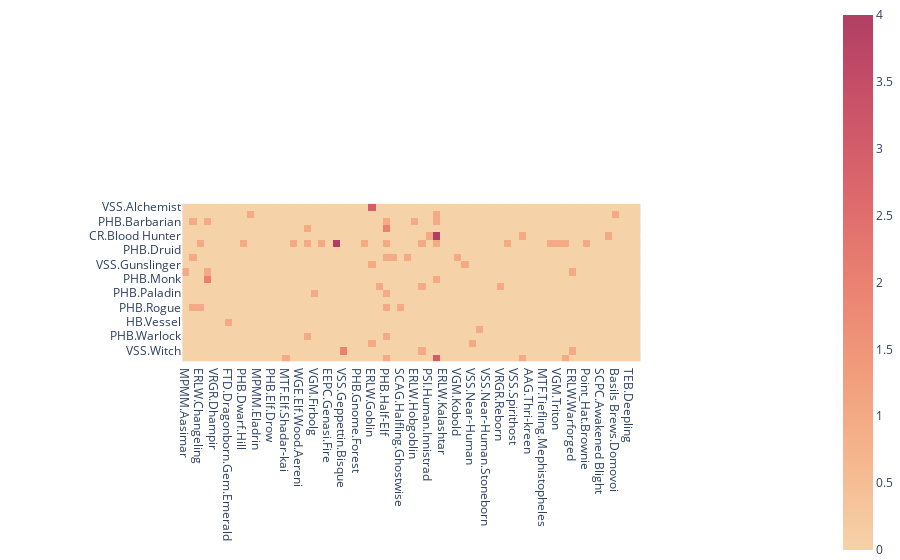

Write notebook code for a chart like this one.
### Code cell
Tab_Rac = pd.read_csv('/home/jovyan/Data/Race.csv')
Tab_Cla = pd.read_csv('/home/jovyan/Data/Class_Level.csv')
Tab_Cha = pd.read_csv('/home/jovyan/Data/Characters.csv')
Process_All()

data = []
List_Race  = []
for x1, y1 in Tab_Rac.iterrows():
    if Tab_Rac.at[x1,'Count'] > 0:
        List_Race.append(Tab_Rac.at[x1,'Tag2'])
List_Class = []
for x1, y1 in Tab_Cla.iterrows():#Sub-Class
    if Tab_Cla.at[x1,'Class']==Tab_Cla.at[x1,'Tag3']:
        if Tab_Cla.at[x1,'C_Count'] > 0:
            List_Class.append(Tab_Cla.at[x1,'Tag2'])
#print(List_Class)

for y1 in List_Class:
    Ro = []
    for y2 in List_Race:
        Con=0
        Con=len(Tab_Cha.query("Race=='"+y2+"' and `Class Breakdown`.str.contains('"+y1+"')").index)
        Ro.append(Con)
    data.append(Ro)

fig = px.imshow(data,
                x=List_Race,
                y=List_Class,
                color_continuous_scale='Redor'
               )

fig.update_xaxes(side="bottom")
fig.update_layout(autosize=True, height=500)
fig.update_layout(margin = dict(t=0, l=1, r=0, b=0, autoexpand=True))
fig.show()

### Figure 1 — Plotly figure (JSON) as saved in the notebook; plotly's stock layout.template omitted (floating-point values rounded to 4 significant figures; data arrays with more than 128 entries replaced by an {"elided": "..."} marker saying what was removed)
{"data": [{"coloraxis": "coloraxis", "name": "0", "x": ["MPMM.Aasimar", "VGM.Bugbear", "ERLW.Changeling", "TCE.Custom Lineage", "VRGR.Dhampir", "FTD.Dragonborn.Gem.Amethyst", "FTD.Dragonborn.Gem.Emerald", "FTD.Dragonborn.Gem.Sapphire", "PHB.Dwarf.Hill", "PHB.Dwarf.Mountain", "MPMM.Eladrin", "PHB.Elf", "PHB.Elf.Drow", "EGW.Elf.Pallid", "MTF.Elf.Shadar-kai", "PHB.Elf.Wood", "WGE.Elf.Wood.Aereni", "WBtW.Fairy", "VGM.Firbolg", "EEPC.Genasi.Earth", "EEPC.Genasi.Fire", "EEPC.Genasi.Water", "VSS.Geppettin.Bisque", "AAG.Giff", "PHB.Gnome.Forest", "DMG.Goblin", "ERLW.Goblin", "VGM.Goliath", "PHB.Half-Elf", "PHB.Half-Orc", "SCAG.Halfling.Ghostwise", "PHB.Halfling.Stout", "ERLW.Hobgoblin", "PHB.Human", "PSI.Human.Innistrad", "PHB.Human.Variant", "ERLW.Kalashtar", "MPMM.Kobold", "VGM.Kobold", "MOT.Minotaur", "VSS.Near-Human", "VSS.Near-Human.Mul", "VSS.Near-Human.Stoneborn", "AAG.Plasmoid", "VRGR.Reborn", "MOT.Satyr", "VSS.Spirithost", "VGM.Tabaxi", "AAG.Thri-kreen", "MTF.Tiefling.Levistus", "MTF.Tiefling.Mephistopheles", "TTP.Tortle", "VGM.Triton", "GGR.Vedalken", "ERLW.Warforged", "VGM.Yuan-ti Pureblood", "Point_Hat.Brownie", "GH:PG.Dreamer", "SCPC.Awakened Blight", "HCKOG.Kitsune.Rage", "Basils Brews.Domovoi", "Sisalik.Sisalik", "TEB.Deepling", "HGtV.Selkies"], "y": ["VSS.Alchemist", "TCE.Artificer", "PHB.Barbarian", "PHB.Bard", "CR.Blood Hunter", "PHB.Cleric", "PHB.Druid", "PHB.Fighter", "VSS.Gunslinger", "VSS.Martyr", "PHB.Monk", "VSS.Necromancer", "PHB.Paladin", "PHB.Ranger", "PHB.Rogue", "PHB.Sorcerer", "HB.Vessel", "VSS.Warden", "PHB.Warlock", "VSS.Warmage", "VSS.Witch", "PHB.Wizard"], "z": {"elided": "22x64 int values"}, "type": "heatmap", "xaxis": "x", "yaxis": "y", "hovertemplate": "x: %{x}<br>y: %{y}<br>color: %{z}<extra></extra>"}], "layout": {"xaxis": {"anchor": "y", "domain": [0.2174, 0.7826], "scaleanchor": "y", "constrain": "domain", "side": "bottom", "type": "category", "range": [-0.5, 63.5], "autorange": true}, "yaxis": {"anchor": "x", "domain": [0, 1], "autorange": true, "constrain": "domain", "type": "category", "range": [21.5, -0.5]}, "coloraxis": {"colorscale": [[0, "rgb(246, 210, 169)"], [0.1667, "rgb(245, 183, 142)"], [0.3333, "rgb(241, 156, 124)"], [0.5, "rgb(234, 129, 113)"], [0.6667, "rgb(221, 104, 108)"], [0.8333, "rgb(202, 82, 104)"], [1, "rgb(177, 63, 100)"]]}, "margin": {"t": 0, "l": 1, "r": 0, "b": 0, "autoexpand": true}, "autosize": true}}
